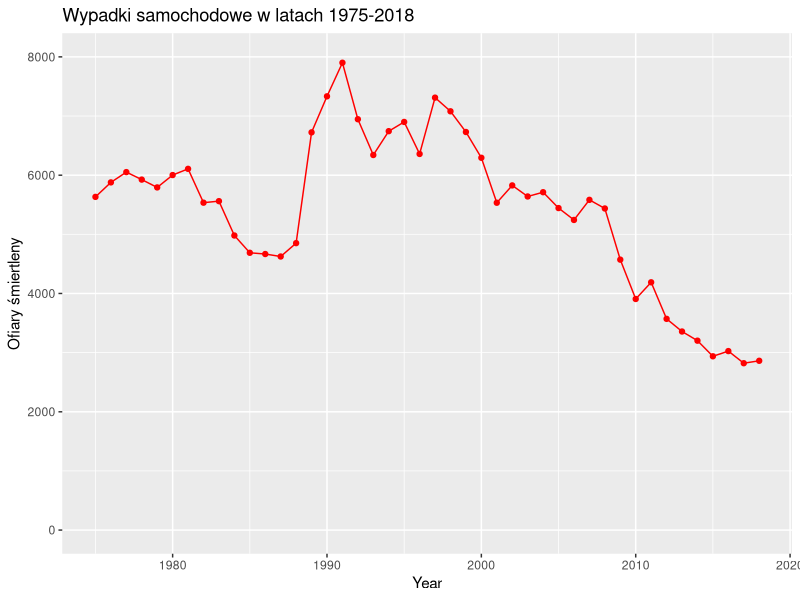
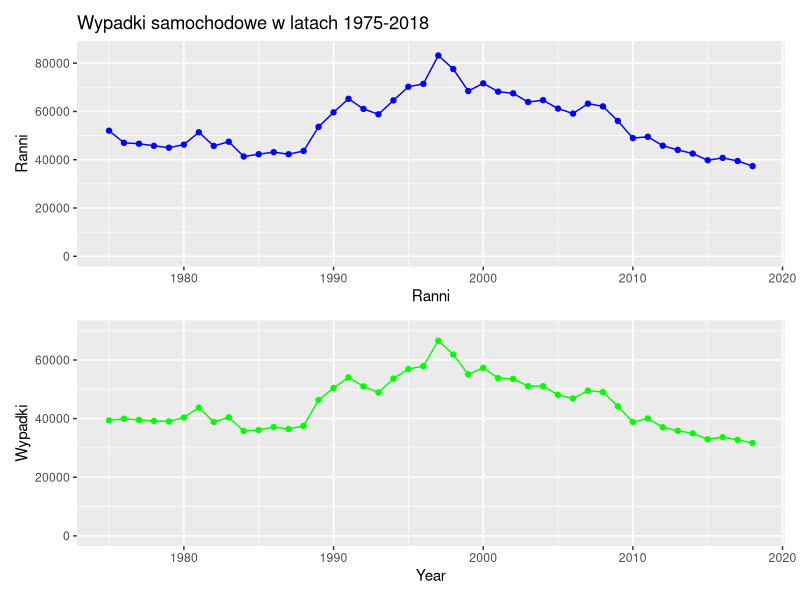
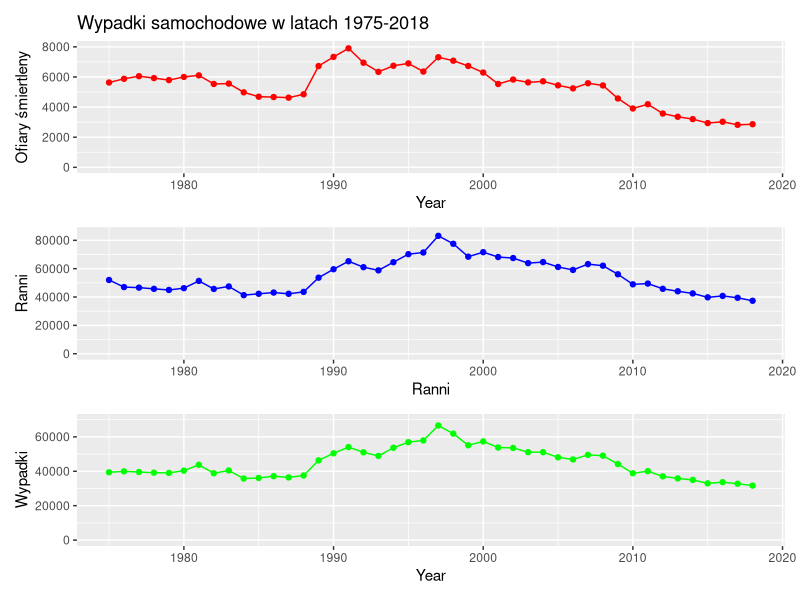

Generate these figures, in order, with R:
## ---- chunk 1
knitr::opts_chunk$set(echo = TRUE)
library(ggplot2)
library(patchwork)
## ---- chunk 2

police <- read.csv("./data.csv", row.names = 1)

p1 <- ggplot(police, aes(x = Year, y = Zabici)) + 
  geom_line(col = "red") + 
  geom_point(col = "red") + 
  scale_y_continuous(limits = c(0,8000)) +
  ylab("Ofiary śmiertleny") +
  ggtitle("Wypadki samochodowe w latach 1975-2018")

p1
## ---- chunk 3
p2 <- ggplot(police, aes(x = Year, y = Ranni)) +
  geom_line(col = "blue")  + 
  geom_point(col = "blue") + 
  scale_y_continuous(limits = c(0,85000)) +
  xlab("Ranni")

p3 <- ggplot(police, aes(x = Year, y = Wypadki)) +
  geom_line(col = "green") +
  geom_point(col = "green") +
  scale_y_continuous(limits = c(0,70000))
    xlab("Wypadki")

(p2 + ggtitle("Wypadki samochodowe w latach 1975-2018")) / p3
## ---- chunk 4

p1 / p2 / p3
